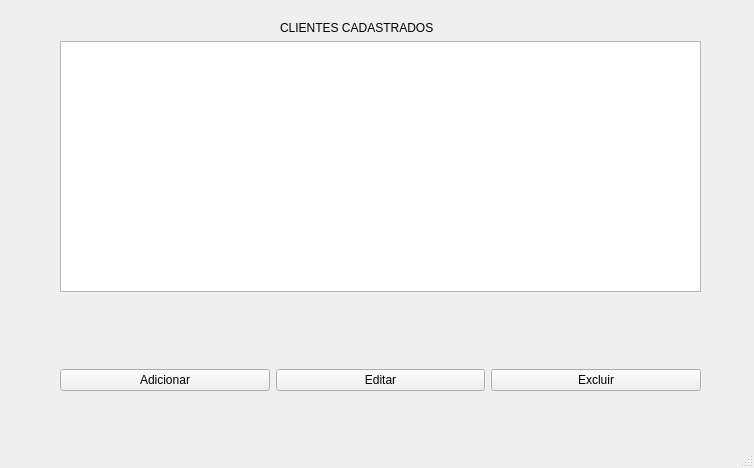
<?xml version="1.0" encoding="UTF-8"?>
<ui version="4.0">
 <class>MainWindow</class>
 <widget class="QMainWindow" name="MainWindow">
  <property name="geometry">
   <rect>
    <x>0</x>
    <y>0</y>
    <width>754</width>
    <height>468</height>
   </rect>
  </property>
  <property name="windowTitle">
   <string>CADASTRO DE CLIENTES</string>
  </property>
  <widget class="QWidget" name="centralwidget">
   <widget class="QWidget" name="horizontalLayoutWidget">
    <property name="geometry">
     <rect>
      <x>60</x>
      <y>350</y>
      <width>641</width>
      <height>61</height>
     </rect>
    </property>
    <layout class="QHBoxLayout" name="horizontalLayout">
     <item>
      <widget class="QPushButton" name="btn_add">
       <property name="text">
        <string>Adicionar</string>
       </property>
      </widget>
     </item>
     <item>
      <widget class="QPushButton" name="btn_editar">
       <property name="text">
        <string>Editar</string>
       </property>
      </widget>
     </item>
     <item>
      <widget class="QPushButton" name="btn_excluir">
       <property name="text">
        <string>Excluir</string>
       </property>
      </widget>
     </item>
    </layout>
   </widget>
   <widget class="QListWidget" name="list_dados">
    <property name="geometry">
     <rect>
      <x>60</x>
      <y>41</y>
      <width>641</width>
      <height>251</height>
     </rect>
    </property>
   </widget>
   <widget class="QLabel" name="label">
    <property name="geometry">
     <rect>
      <x>280</x>
      <y>20</y>
      <width>201</width>
      <height>16</height>
     </rect>
    </property>
    <property name="text">
     <string>CLIENTES CADASTRADOS</string>
    </property>
   </widget>
  </widget>
  <widget class="QMenuBar" name="menubar">
   <property name="geometry">
    <rect>
     <x>0</x>
     <y>0</y>
     <width>754</width>
     <height>22</height>
    </rect>
   </property>
  </widget>
  <widget class="QStatusBar" name="statusbar"/>
 </widget>
 <resources/>
 <connections/>
</ui>
